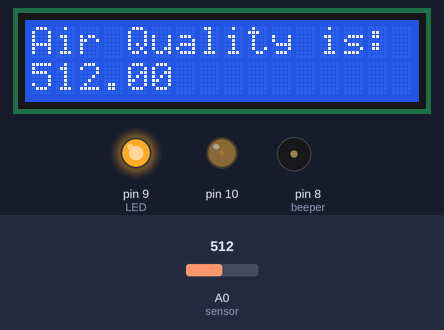
Bench run of a sketch on a simulated Arduino Uno, built with avr-gcc and run on an emulated ATmega328P. Shown: 16×2 character LCD, output pins drawn as LEDs (lit = HIGH), buzzer (waves = sounding, pin HIGH). The inputs (shaded band) are chosen by the test bench; at power-on: A0 (sensor) = 512. The modem accepts every AT command (registered, SIM ready, sends succeed) and sends nothing else; what the sketch prints to the serial monitor is not drawn.

Above: at 9.2 s.
9.3 s: A0 (sensor) set to 411
At 10.8 s:
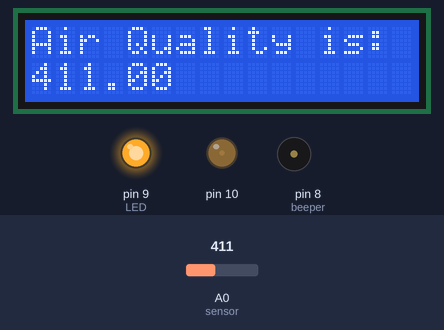
11.8 s: A0 (sensor) set to 384
At 13.8 s:
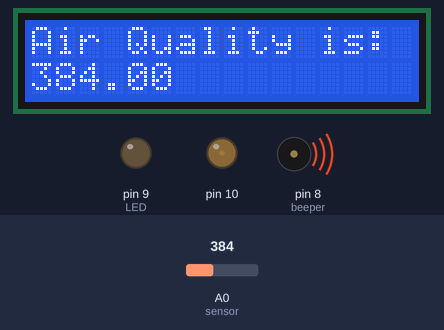
14.2 s: A0 (sensor) set to 107
At 15.6 s:
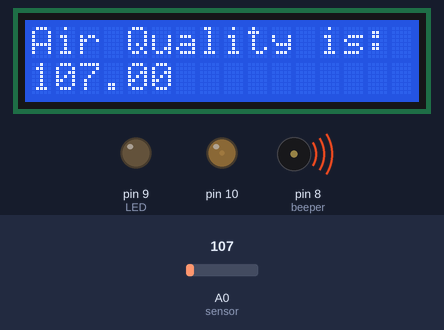
16.5 s: A0 (sensor) set to 90
At 18.6 s:
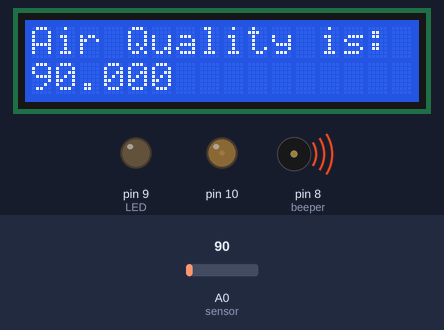
Timing chart, 0 to 19.8 s (numbered marks = the images above; inputs shaded):
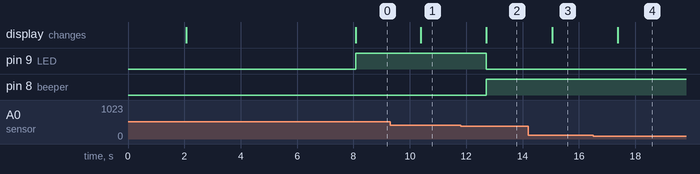

Measured:
- the behaviour switches between 400 and 399 on A0 (sensor) (found by bisection; images 1 and 2)
- after the input at 9.3 s, the display: changes after 1.1 s (image 1)
- after the input at 11.8 s, pin 9 (LED): HIGH → LOW after 0.91 s; pin 8 (beeper): LOW → HIGH after 0.91 s; the display: changes after 0.92 s (image 2)
- after the input at 14.2 s, the display: changes after 0.85 s (image 3)
- after the input at 16.5 s, the display: changes after 0.88 s (image 4)

The sketch:

aqi.ino
```cpp
//This code is written by AKRATI DUBEY, University Roll No:- 2013241, Sectio :- B, Class Roll No:- 08
//Topic:- CLOUD BASED AIR QUALITY INDEX MONITORING SYSTEM

#include <LiquidCrystal.h>
#include <SoftwareSerial.h>
SoftwareSerial espSerial =  SoftwareSerial(2,3);      // arduino RX pin=2  arduino TX pin=3    connect the arduino RX pin to esp8266 module TX pin   -  connect the arduino TX pin to esp8266 module RX pin

#define beeper 8                       //beeper on Digital 8
#define sensor A0                      //sensor on Analog 0
#define LED 9

int Contrast=15;
LiquidCrystal lcd(12, 11, 7, 6, 5, 4);

String apiKey = "MRGJ7U28IPM5LM5D";     // replace with your channel's thingspeak WRITE API key

String ssid="vivo";    // Wifi network SSID
String password ="amazon12";  // Wifi network password

boolean DEBUG=true;

//======================================================================== showResponce
void showResponse(int waitTime){
    long t=millis();
    char c;
    while (t+waitTime>millis()){
      if (espSerial.available()){
        c=espSerial.read();
        if (DEBUG) Serial.print(c);
      }
    }

}
//========================================================================
boolean thingSpeakWrite(float value1){
  String cmd = "AT+CIPSTART=\"TCP\",\"";                  // TCP connection
  cmd += "184.106.153.149";                               // api.thingspeak.com
  cmd += "\",80";
  espSerial.println(cmd);
  if (DEBUG) Serial.println(cmd);
  if(espSerial.find("Error")){
    if (DEBUG) Serial.println("AT+CIPSTART error");
    return false;
  }


  String getStr = "GET /update?api_key=MRGJ7U28IPM5LM5D&field1=0";   // prepare GET string
  getStr += apiKey;

  getStr +="&field1=";
  getStr += String(value1);

  getStr += "\r\n\r\n";

  // send data length
  cmd = "AT+CIPSEND=";
  cmd += String(getStr.length());
  espSerial.println(cmd);
  if (DEBUG)  Serial.println(cmd);

  delay(100);
  if(espSerial.find(">")){
    espSerial.print(getStr);
    if (DEBUG)  Serial.print(getStr);
  }
  else{
    espSerial.println("AT+CIPCLOSE");
    // alert user
    if (DEBUG)   Serial.println("AT+CIPCLOSE");
    return false;
  }
  return true;
}

//================================================================================ setup

void setup() {
  analogWrite(10,Contrast);
  Serial.begin(9600);                     //start serial comms
  pinMode(beeper,OUTPUT);                 //set beeper for output
  pinMode(sensor,INPUT);                  //set sensor for input
  pinMode(LED,OUTPUT);

  lcd.begin(16, 2);                       //initial LCD setup
  lcd.setCursor (0,0);                    //splash screen and warmup
  lcd.print("                ");
  lcd.setCursor (0,1);
  lcd.print("                ");
  lcd.setCursor (0,0);
  lcd.print("   Air Sensor   ");
  lcd.setCursor (0,1);
  lcd.print("   Warming Up   ");
  delay(2000);                            //set for at least 2 minutes

  lcd.setCursor (0,0);                    //clear screen
  lcd.print("                ");
  lcd.setCursor (0,1);
  lcd.print("                ");

espSerial.begin(115200);  // enable software serial

     espSerial.println("AT+CWMODE=1");   // set esp8266 as client
  showResponse(1000);

  espSerial.println("AT+CWJAP=\""+ssid+"\",\""+password+"\"");  // set your home router SSID and password
  showResponse(5000);

   if (DEBUG)  Serial.println("Setup completed");
}

void loop() {

float air_quality = analogRead(A0);
if(air_quality>=400)
{digitalWrite(9,HIGH);
digitalWrite(8,LOW);
}
else
{digitalWrite(9,LOW);
digitalWrite(8,HIGH);
}
lcd.setCursor (0,0);
lcd.print("Air Quality is:");
lcd.setCursor(0,1);
lcd.print(air_quality);
thingSpeakWrite(air_quality);
// thingspeak needs 15 sec delay between updates,
}
```
